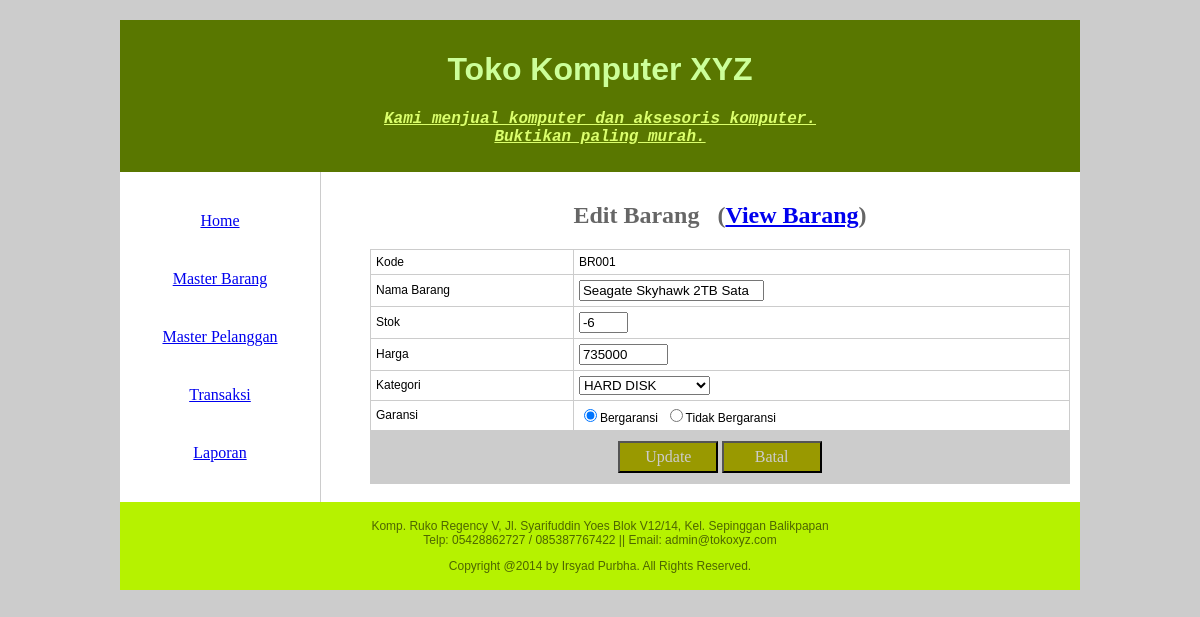
The page /Pertemuan8/index.php?page=edit_barang&kdbrg=BR001 on the database its author committed.
### tables this page shows
CREATE TABLE `barang` (
  `kdbrg` varchar(5) NOT NULL,
  `brg_nama` varchar(50) NOT NULL,
  `brg_harga` float NOT NULL,
  `brg_stok` int(11) NOT NULL,
  `brg_kategori` varchar(50) NOT NULL,
  `brg_garansi` int(11) NOT NULL,
  `brg_create` datetime NOT NULL,
  `brg_update` timestamp NULL DEFAULT NULL ON UPDATE current_timestamp(),
  PRIMARY KEY (`kdbrg`)
);

### Pertemuan8/barang/data_barang.php (called while the page is built, shortened)
<?php
	function ambil_barang($kode=NULL)
	{
		$konek = con();
		if ($kode != NULL) { $cari="WHERE kdbrg = '$kode'"; } else { $cari=""; }
		$query = mysqli_query($konek,"SELECT * FROM barang $cari ORDER BY kdbrg ASC");
		if (!$query) { echo mysqli_error($konek); } else { return $query; }
	}
?>

### Pertemuan8/barang/edit_barang.php (the view, shortened to what this page needs)
<?php
	$data = ambil_barang($_GET['kdbrg']);
	while($row = mysqli_fetch_array($data))
	{
		$kdbrg = $row['kdbrg'];
		$brg_nama = $row['brg_nama'];
		$brg_harga = $row['brg_harga'];
		$brg_stok = $row['brg_stok'];
		$brg_kategori = $row['brg_kategori'];
		$brg_garansi = $row['brg_garansi'];
	}
?>
<h2>
	Edit Barang &nbsp;
	(<a href="index.php?page=master_barang">View Barang</a>)
</h2>
<table>
    <form action="index.php?page=master_barang" method="post">
    <tr><td>Kode</td><td><?php echo $kdbrg ?></td></tr>
    <tr>
    	<td>Nama Barang</td>
        <td>
        	<input type="text" name="brg_nama" maxlength="25" size="20" value="<?php echo $brg_nama ?>">
    	</td>
    </tr>
    <tr>
    	<td>Stok</td>
        <td>
        	<input type="text" name="brg_stok" maxlength="5" size="3" value="<?php echo $brg_stok ?>">
        </td>
    </tr>
    <tr>
    	<td>Harga</td>
        <td>
        	<input type="text" name="brg_harga" maxlength="10" size="8" value="<?php echo $brg_harga ?>">
        </td>
    </tr>
    <tr>
    	<td>Kategori</td>
        <td>
        	<select name="brg_kategori" size="1">
            	<?php echo '<option value="'.$brg_kategori.'">'.$brg_kategori.'</option>'; ?>
            </select>
        </td>
   	</tr>
    <tr>
    	<td>Garansi</td>
        <td>
        	<?php
				if ($brg_garansi == 1)
				{
					echo '<input type="radio" value="1" name="brg_garansi" checked=""checked />Bergaransi &nbsp;';
					echo '<input type="radio" value="0" name="brg_garansi" />Tidak Bergaransi';
				}
				else
				{
					echo '<input type="radio" value="1" name="brg_garansi" />Bergaransi &nbsp;';
					echo '<input type="radio" value="0" name="brg_garansi" checked="checked" />Tidak Bergaransi';
				}
			?>
        </td>
   	</tr>
    <tr>
    	<td colspan="2" class="table_footer">
            <input type="submit" value="Update">&nbsp;<input type="reset" value="Batal">
        </td>
    </tr>
	</form>
</table>

### Pertemuan8/css/table.css (style rules this page uses)
td { border: 1px solid #CCC; font-family: "Trebuchet MS", Arial, Helvetica, sans-serif; font-size: 12px; margin: 0px; padding: 5px; }
table { border-collapse: collapse; padding: 0px; width: 100%; margin: 0px; }
input[type=submit],input[type=reset] { margin: 0px; padding: 5px; font-family: "Comic Sans MS", cursive; font-size: 16px; color: #CCC; background-color: #990; font-weight: normal; width: 100px; }
.table_footer { background-color: #CCC; text-align: center; margin: 0px; padding: 10px; }

### Pertemuan8/css/design.css (style rules this page uses)
h2 { font-family: "Comic Sans MS", cursive; color: #666; text-align: center; width: 100%; }
body { background-color: #CCC; margin: 0px; padding: 0px; }

### rows shown on the page
barang: kdbrg "BR001", brg_nama "Seagate Skyhawk 2TB Sata", brg_stok "-6", brg_harga "735000", brg_kategori "HARD DISK"
